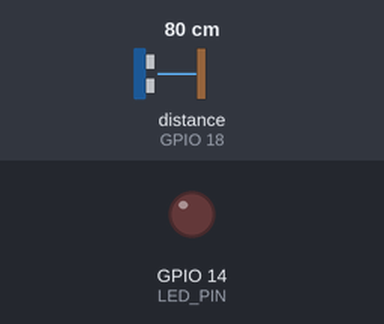
This sketch was run on a simulated ESP32. On the bench: output pins drawn as LEDs (lit = HIGH). Wiring (from diagram.json): ultrasonic range finder: trigger GPIO 5; echo GPIO 18. The test bench sets the inputs (shaded band); at power-on: distance to the obstacle (sensor on GPIO 18) 80 cm. The echo pulse lasts 58.3 µs per cm; pins used as bus, display or sensor lines are not drawn; what the sketch prints to the serial monitor is not drawn.

Above: at 1.8 s.
1.9 s: distance to the obstacle (sensor on GPIO 18) set to 22 cm
4.2 s: distance to the obstacle (sensor on GPIO 18) set to 19 cm
At 6.4 s:
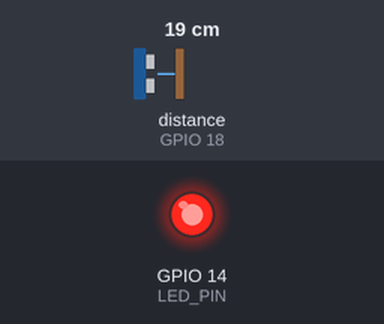
7.5 s: distance to the obstacle (sensor on GPIO 18) set to 35 cm
At 10.1 s:
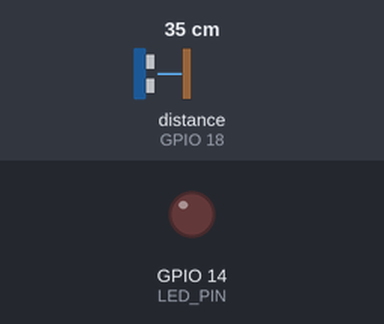
10.5 s: distance to the obstacle (sensor on GPIO 18) set to 2 cm
At 12.6 s:
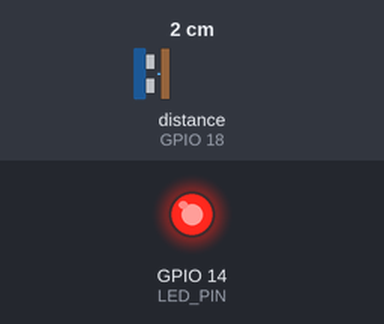
Timing chart, 0 to 14.1 s (numbered marks = the images above; inputs shaded):
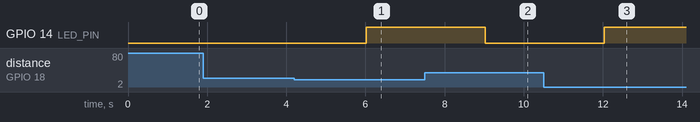

The sketch:

sketch.ino
```cpp
#define TRIG_PIN 5
#define ECHO_PIN 18
#define LED_PIN 14

void setup() {
  Serial.begin(115200);
  pinMode(TRIG_PIN, OUTPUT); // TRIG MEMANCARKAN SUARA
  pinMode(ECHO_PIN, INPUT); // ECHO MEMDENGARKAN PANTULAN
  pinMode(LED_PIN, OUTPUT); // KONFIGURASI PIN LED SEBAGI OUTPUT

  digitalWrite(LED_PIN, LOW); // PASTIKAN LED MATI SAAT AWAL BOOT
}

void loop() {
  // 1. MEMANCARKAN GELOMBANG SUARA SELAMA 10 MIKRODETIK
   digitalWrite(TRIG_PIN, LOW);
   delayMicroseconds(2);
   digitalWrite(TRIG_PIN, HIGH);
   delayMicroseconds(10);
   digitalWrite(TRIG_PIN, LOW);

   // 2. MEMBACA WAKTU PANTULAN (DALAM MIKRODETIK)
   long duration = pulseIn(ECHO_PIN, HIGH);

   // 3. MENHITUNG JARAK KE CENTIMETER
   float distance = duration * 0.034 / 2;

   Serial.print("jarak: ");
   Serial.print(distance);
   Serial.print(" cm");

   delay(1000); // JEDA 1 DETIK ANTAR PEMBACA

   // 4. KONDISI LED NYALA JIKA JARAK KURANG DARI 20 CM
  if (distance < 20) {
    digitalWrite(LED_PIN, HIGH); // LED menyala
  } else {
    digitalWrite(LED_PIN, LOW);  // LED mati
  }
}
```

Measured:
- the behaviour switches between 21 and 20 cm on distance to the obstacle (sensor on GPIO 18) (found by bisection; images 0 and 1)
- after the input at 1.9 s, every drawn part: stays the same
- after the input at 4.2 s, GPIO 14 (LED_PIN): LOW → HIGH after 1.8 s
- after the input at 7.5 s, GPIO 14 (LED_PIN): HIGH → LOW after 1.5 s
- after the input at 10.5 s, GPIO 14 (LED_PIN): LOW → HIGH after 1.5 s
